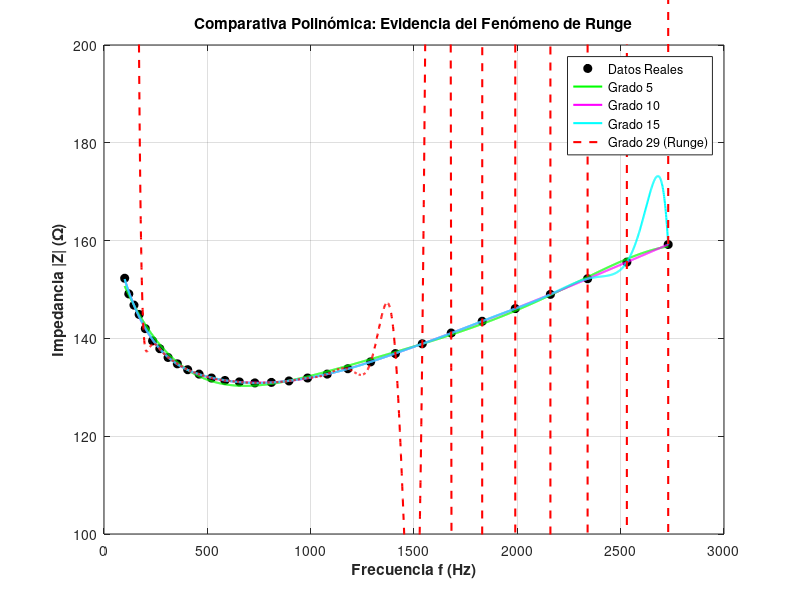

Reproduce this figure in MATLAB.
% =========================================================================
% SUBPARTE B1: INTERPOLACIÓN POLINÓMICA Y FENÓMENO DE RUNGE
% =========================================================================
clear; clc; close all;
format longG; % Permite visualizar la máxima precisión numérica

% 1. Vectores de datos originales (30 puntos)
f = [100, 120, 145, 170, 200, 235, 270, 310, 355, 405, ...
    460, 520, 585, 655, 730, 810, 895, 985, 1080, 1180, ...
    1290, 1410, 1540, 1680, 1830, 1990, 2160, 2340, 2530, 2730];

Z = [152.3, 149.1, 146.8, 144.9, 142.0, 139.5, 137.9, 136.1, 134.8, 133.6, ...
    132.7, 131.9, 131.4, 131.1, 130.9, 131.0, 131.3, 131.9, 132.7, 133.8, ...
    135.2, 136.9, 138.9, 141.1, 143.5, 146.1, 149.0, 152.2, 155.6, 159.2];

% Malla fina de frecuencias para evaluar y observar los gráficos continuamente
f_fina = linspace(100, 2730, 2000);

%% =======================================================================
% B1.1 & B1.2: AJUSTE DE POLINOMIOS Y DEMOSTRACIÓN DE RUNGE
% =======================================================================

% Polinomio de Grado 29 (Método Matricial / Ajuste exacto)
% Nota: MATLAB advertirá que la matriz está mal condicionada (Vandermonde)
p29 = polyfit(f, Z, 29);
Z_p29 = polyval(p29, f_fina);

% Polinomios de menor grado (Escalonados / Aproximaciones)
p5  = polyfit(f, Z, 5);   Z_p5  = polyval(p5, f_fina);
p10 = polyfit(f, Z, 10);  Z_p10 = polyval(p10, f_fina);
p15 = polyfit(f, Z, 15);  Z_p15 = polyval(p15, f_fina);

% Graficación comparativa
figure('Name', 'Evidencia del Fenómeno de Runge', 'NumberTitle', 'off');
plot(f, Z, 'ko', 'MarkerFaceColor', 'k', 'DisplayName', 'Datos Reales'); hold on;
plot(f_fina, Z_p5, 'g-', 'LineWidth', 1.5, 'DisplayName', 'Grado 5');
plot(f_fina, Z_p10, 'm-', 'LineWidth', 1.5, 'DisplayName', 'Grado 10');
plot(f_fina, Z_p15, 'c-', 'LineWidth', 1.5, 'DisplayName', 'Grado 15');
plot(f_fina, Z_p29, 'r--', 'LineWidth', 1.5, 'DisplayName', 'Grado 29 (Runge)');

grid on; ylim([100, 200]); % Ajustamos límites en Y para apreciar el fenómeno sin perder la escala
xlabel('Frecuencia f (Hz)', 'FontWeight', 'bold');
ylabel('Impedancia |Z| (\Omega)', 'FontWeight', 'bold');
title('Comparativa Polinómica: Evidencia del Fenómeno de Runge');
legend('Location', 'best');

%% =======================================================================
% B1.3: INTERPOLACIÓN EN f = 1000 Hz Y VALIDACIÓN LEAVE-ONE-OUT (LOO)
% =======================================================================
% Seleccionamos el polinomio de Grado 5 por ser el más estable globalmente
grado_seleccionado = 5; 
f_interp = 1000;
Z_interp_1000 = polyval(polyfit(f, Z, grado_seleccionado), f_interp);

% Fijamos una semilla aleatoria para que tus resultados sean reproducibles
rng(42); 
num_puntos_loo = 5;
indices_azar = randperm(length(f), num_puntos_loo);

% Inicialización de vectores para almacenar resultados del LOO
f_loo_puntos = zeros(num_puntos_loo, 1);
Z_reales     = zeros(num_puntos_loo, 1);
Z_predichos  = zeros(num_puntos_loo, 1);
err_relativos = zeros(num_puntos_loo, 1);

fprintf('========================================================================\n');
fprintf('   VALIDACIÓN LEAVE-ONE-OUT (LOO) PARA POLINOMIO DE GRADO %d\n', grado_seleccionado);
fprintf('========================================================================\n');
fprintf('%-10s %-12s %-15s %-15s %-15s\n', 'Iteración', 'Freq (Hz)', 'Z Real (\Omega)', 'Z Pred (\Omega)', 'Error Rel.');

for i = 1:num_puntos_loo
    idx_omitido = indices_azar(i);

    % Remover el punto i-ésimo del set de entrenamiento
    f_train = f; f_train(idx_omitido) = [];
    Z_train = Z; Z_train(idx_omitido) = [];

    % Re-entrenar el polinomio sin el punto omitido
    p_loo = polyfit(f_train, Z_train, grado_seleccionado);

    % Evaluar en el punto omitido
    f_loo_puntos(i) = f(idx_omitido);
    Z_reales(i)     = Z(idx_omitido);
    Z_predichos(i)  = polyval(p_loo, f_loo_puntos(i));

    % Calcular error relativo absoluto
    err_relativos(i) = abs(Z_predichos(i) - Z_reales(i)) / Z_reales(i);

    fprintf('%-10d %-12.4f %-15.4f %-15.4f %-15.4f\n', ...
        i, f_loo_puntos(i), Z_reales(i), Z_predichos(i), err_relativos(i));
end

fprintf('------------------------------------------------------------------------\n');
fprintf('Valor interpolado final en f = 1000 Hz: %.4f \Omega\n', Z_interp_1000);
fprintf('Error relativo promedio estimado (LOO): %.4f\n', mean(err_relativos));
fprintf('========================================================================\n');
